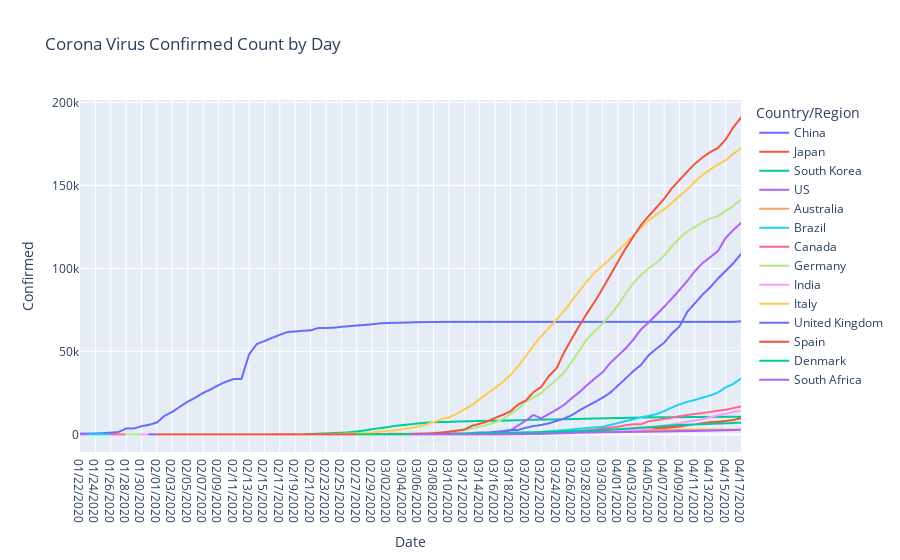
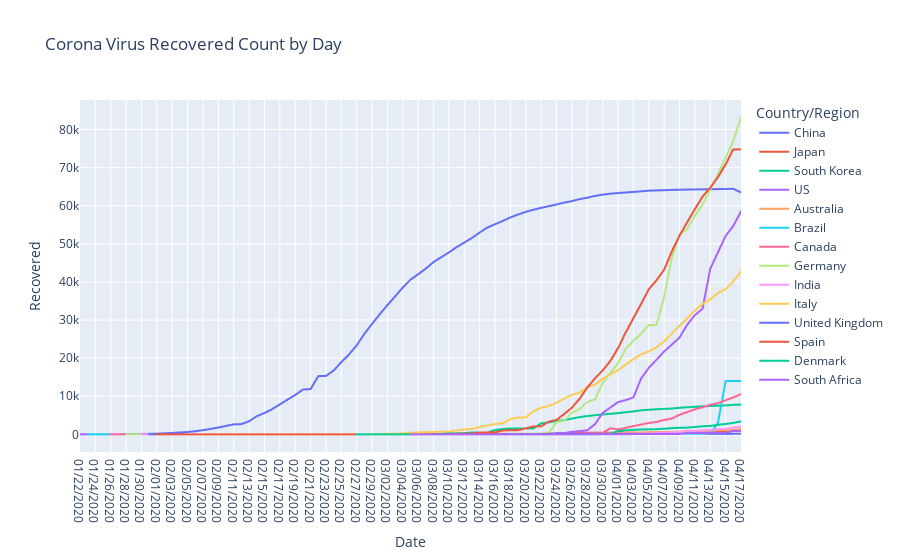
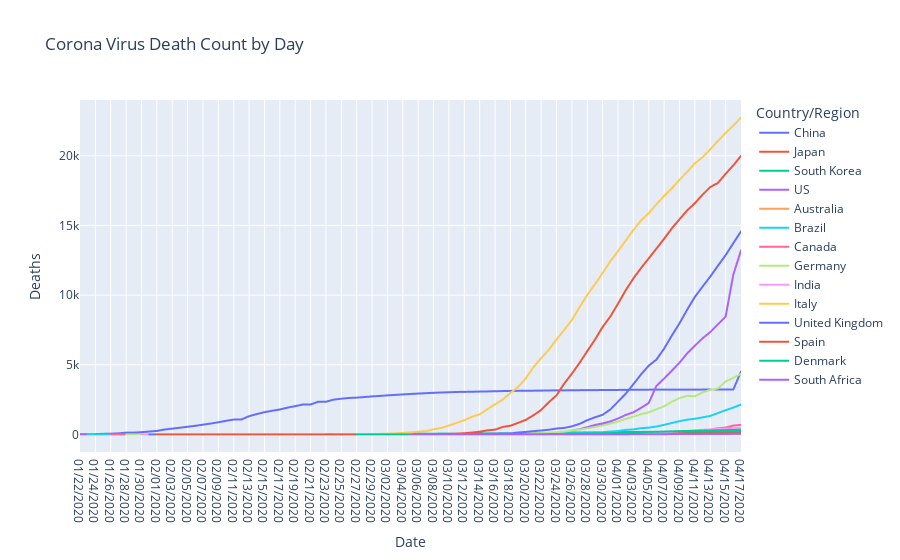

The code cell stored with these charts, in order, in its notebook:
### Code cell
df_stats = covid_df.groupby(['Date','Country/Region'])[['Confirmed','Recovered','Deaths']].max().reset_index()


fig = px.line(df_stats, x="Date", y="Confirmed", color='Country/Region',title='Corona Virus Confirmed Count by Day')
fig.show()

fig = px.line(df_stats, x="Date", y="Recovered", color='Country/Region',title='Corona Virus Recovered Count by Day')
fig.show()

fig = px.line(df_stats, x="Date", y="Deaths", color='Country/Region',title='Corona Virus Death Count by Day')
fig.show()
